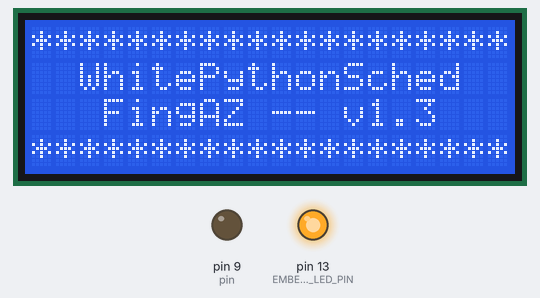
A sketch run on a simulated Arduino Uno, built with avr-gcc and run on an emulated ATmega328P. Parts: 20×4 character LCD, output pins drawn as LEDs (lit = HIGH). The local clock reads 2024-03-15 10:24:30 at power-on unless the sketch sets it; what the sketch prints to the serial monitor is not drawn.

Above: at 0.2 s.
At 3.3 s:
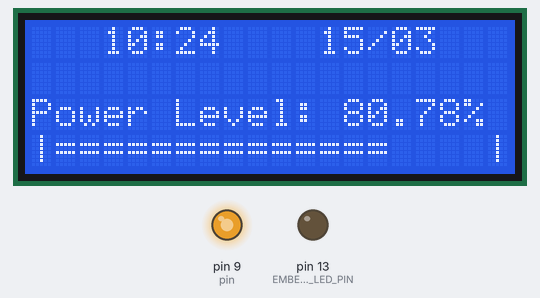
At 58.0 s:
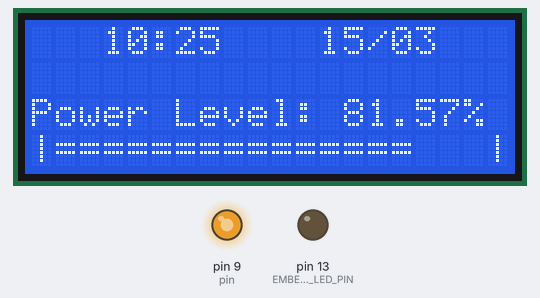
At 101.2 s:
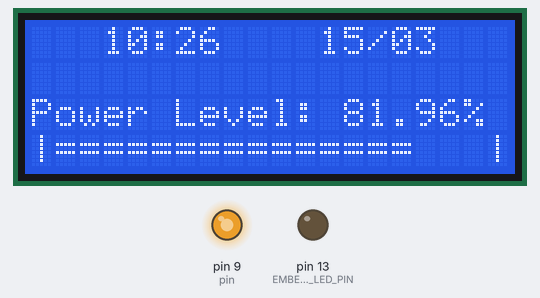
Timing chart, 0 to 102.7 s (numbered marks = the images above):
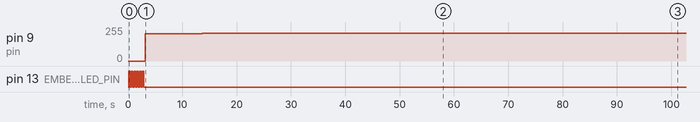

The sketch:

WhitePythonSched.ino
```cpp
// (licence header left out)
/*
 =================
 |  ** DETAIL ** |
 =================
*/
// ----------------------- RTC Library -----------------------
// Use Wire and RTClib (https://github.com/mizraith/RTClib/):
// Please note that there are a significant differences between the original JeeLabs RTCLib and the Adafruit fork!
#include <Wire.h>
#include <SPI.h>
#include <RTClib.h>
#include <RTC_DS3231.h>
#include <LCD.h>
#include <LiquidCrystal_I2C.h>
#include "ChannelManager.h"

// ----------------------- Constants -----------------------

/// *** SCRIPT VERSION *** ///
const char* ver = "v1.3";


const int MaxChannels = 1;   // Max number of channels, change if more or less are required
const int MaxPoints = 20;    // Max number of light intensity points, change if more or less are required

#define EMBEDDED_LED_PIN    13
byte ledState = LOW;
#define I2C_ADDR      0x27 // I2C address of PCF8574A
#define BACKLIGHT_PIN 3
#define En_pin        2
#define Rw_pin        1
#define Rs_pin        0
#define D4_pin        4
#define D5_pin        5
#define D6_pin        6
#define D7_pin        7
LiquidCrystal_I2C twilcd(I2C_ADDR,En_pin,Rw_pin,Rs_pin,D4_pin,D5_pin,D6_pin,D7_pin, BACKLIGHT_PIN, POSITIVE);

// Change the below to "True" if you need to set the RTC time on next upload.
// NOTE: Be sure to Disable again immediately after, and re-Upload, else time will be errornously set on every restart
//       of the Arduino!!
const char* setTime = "False";

// ----------------------- Variables -----------------------
// RTC
RTC_DS3231 RTC;

// Time
DateTime CurrentTime;

// secs for Time Display
int secs = 0;
int intcheck = 0;
int lvl = 0;
float lvlfloat = 0.0;
float percent;
int channel = 0;

// ----------------------- Lights -----------------------

// Schedule Point format: (Hour, Minute, Intensity)
// Difference in intensity between points is faded/increased gradually
// Example:
// 	Channels[0].AddPoint(8, 0, 0);
//	Channels[0].AddPoint(8, 30, 255);
//	Channels[0].AddPoint(11, 0, 255);
//  ...
//
// Explanation:
//  00:00 - 08:00 -> Light OFF
//  08:00 - 08:30 -> Increment light towards Fully ON
//  08:30 - 11:00 -> Light Fully ON
//
// Min intensity value: 0 (OFF)
// Max intensity value: 255 (Fully ON)
//
// If only 1 point is added, channel always maintains value of that point
//
// There is the option of which fade mode to use.
// Basically there are 2 modes: Linear and Exponential
// - Linear is what you would expect - 50% on = 50% duty cycle.
// - Exponential is an estimation of how our eyes react to brightness. The 'real' formula is actually inverse logarithmic,
// 	 but for our use exponential is close enough (feel free to add more fade modes if you disagree) - and much faster to compute!

Channel Channels[MaxChannels];
Point Points[MaxChannels][MaxPoints];

void InitializeChannels(int channels) {

  /* ======================
      *** IMPORTANT NOTE:
     ======================
             * Valid power levels are 0 - 255 in the code below.
            * It is advisable to use the following Number Ideals:
                * OFF  = 0
                * 10%  = 26
                * 25%  = 64
                * 50%  = 128
                * 75%  = 192
                * 100% = 255
  */

	// Channel 0
	int channelNo = 0;	// Currently editing channel 0
	int pin = 9;		// Channel 0 uses pin 9
	Channels[channelNo] = Channel(pin, MaxPoints, fademode_linear, Points[channelNo]);	// Initialize channel and choose FadeMode
	Channels[channelNo].AddPoint(6, 30, 0);
        Channels[channelNo].AddPoint(7, 30, 5);
	Channels[channelNo].AddPoint(8, 30, 51);
	Channels[channelNo].AddPoint(11, 0, 255);
	Channels[channelNo].AddPoint(15, 0, 255);
	Channels[channelNo].AddPoint(18, 30, 51);
        Channels[channelNo].AddPoint(19, 15, 5);
	Channels[channelNo].AddPoint(20, 0, 0);

}

// ----------------------- Functions -----------------------
long lastUpdateTime = 0;

//override printf output
int my_putc(char outtext, FILE *t){
  Serial.print( outtext );
  twilcd.print( outtext );
};

// Update light intensity values
void UpdateLights(DateTime currentTime)
{
	long now = Seconds(currentTime.hour(), currentTime.minute(), currentTime.second());	// Convert current time to seconds since midnight
	if(now != lastUpdateTime)  	// Perform update only if there is a perceivable change in time (no point wasting clock cycles otherwise)
	{
            channel = 0;
            lvl = Channels[channel].GetLightIntensityInt(now);
            // Set the PWM Duty Cycle
            analogWrite(Channels[channel].GetPin(), lvl);	// Get updated light intensity and write value to pin (update is performed when reading value)
            lastUpdateTime = now;
       }
}

void PrintTimeToSerial (DateTime currentTime){
        // Print the Time now:
        if (int(currentTime.second()) != int(secs)){
           if (currentTime.day() < 10){
               Serial.print("0");
           }
           Serial.print(currentTime.day(), DEC);
           Serial.print('/');
           if (currentTime.month() < 10){
               Serial.print("0");
           }
           Serial.print(currentTime.month(), DEC);
           Serial.print('/');
           Serial.print(currentTime.year(), DEC);
           Serial.print(' ');
           if (currentTime.hour() < 10){
               Serial.print("0");
           }
           Serial.print(currentTime.hour(), DEC);
           Serial.print(':');
           if (currentTime.minute() < 10){
               Serial.print("0");
           }
           Serial.print(currentTime.minute(), DEC);
           Serial.print(':');
           if (currentTime.second() < 10){
               Serial.print("0");
           }
           Serial.print(currentTime.second(), DEC);
           Serial.println();
           secs = currentTime.second();
        }
}

// Convert HH:mm:ss -> Seconds since midnight
long Seconds(int hours, int minutes, int seconds) {
	return ((long)hours * 60 * 60) + (minutes * 60) + seconds ;
}

// ----------------------- Setup -----------------------
void setup() {

  fdevopen( &my_putc, 0 ); //override printf output, this allows to print to more than one output device

  // Setup Serial Interface
  Serial.begin(9600);

  // Setup onboard LED
  pinMode(EMBEDDED_LED_PIN, OUTPUT);

  // Setup LCD
  twilcd.begin(20,4);
  twilcd.clear();
  twilcd.home();
  twilcd.setCursor (0,0);
  twilcd.print("********************");
  twilcd.setCursor (0,1);
  twilcd.print("  WhitePythonSched  ");
  twilcd.setCursor (0,2);
  twilcd.print("   FingAZ -- ");
  twilcd.print(ver);
  twilcd.setCursor (0,3);
  twilcd.print("********************");

  // LED TEST + Delay
  digitalWrite(EMBEDDED_LED_PIN, HIGH);
  delay(250);
  digitalWrite(EMBEDDED_LED_PIN, LOW);
  delay(250);
  digitalWrite(EMBEDDED_LED_PIN, HIGH);
  delay(250);
  digitalWrite(EMBEDDED_LED_PIN, LOW);
  delay(250);
  digitalWrite(EMBEDDED_LED_PIN, HIGH);
  delay(250);
  digitalWrite(EMBEDDED_LED_PIN, LOW);
  delay(250);
  digitalWrite(EMBEDDED_LED_PIN, HIGH);
  delay(250);
  digitalWrite(EMBEDDED_LED_PIN, LOW);
  delay(250);
  digitalWrite(EMBEDDED_LED_PIN, HIGH);
  delay(250);
  digitalWrite(EMBEDDED_LED_PIN, LOW);
  delay(250);
  digitalWrite(EMBEDDED_LED_PIN, HIGH);
  delay(250);
  digitalWrite(EMBEDDED_LED_PIN, LOW);
  delay(250);

  twilcd.clear();

  // Initialize channel schedules
  InitializeChannels(MaxChannels);

  // Clock
  Wire.begin();
  RTC.begin();

  // If the user needs to set the RTC Time and has set the Var at the start, do it:
  if( setTime == "True" ){
    RTC.adjust(DateTime(__DATE__, __TIME__));  // Set RTC time to sketch compilation time, only use for 1 (ONE) run.
  }
}

// ----------------------- Loop -----------------------
void loop() {
	// Get current time
	CurrentTime = RTC.now();

        // Update lights (set lvl too for us to use)
	UpdateLights(CurrentTime);

        // For Debugging Time based issues Via Serial
        PrintTimeToSerial(CurrentTime);

        Serial.println(lvl);

        // Map lvl to a float without remapping the original var itself (else it messes up future calcs)
        Serial.print("Light Power: ");
        int newlvl = lvl;
        lvlfloat = lvl;
        percent = (lvlfloat / 255 ) * 100;
        Serial.print(percent);
        Serial.println("%");

        // Set out Time/Date display values.
        int nowHour = CurrentTime.hour();
        int nowMin = CurrentTime.minute();
        int nowDay = CurrentTime.day();
        int nowMonth = CurrentTime.month();

        // LCD Print
        /// Print Code info on Line0
        //twilcd.setCursor (0,0);
        //twilcd.print("Hedwig+Bella's Light");

        /// PRINT THE TIME Line 1 - slightly indented.
        twilcd.setCursor (3,0);
        if(nowHour < 10 ){
          twilcd.print("0");
          twilcd.print(nowHour);
        } else {
          twilcd.print(nowHour);
        }

        // Print Time Seperator
        twilcd.print(":");

        if(nowMin < 10 ){
          twilcd.print("0");
          twilcd.print(nowMin);
        } else {
         twilcd.print(nowMin);
        }

        /// PRINT THE DATE Line 1 - after Time
        twilcd.setCursor (12,0);
        if(nowDay < 10 ){
          twilcd.print("0");
          twilcd.print(nowDay);
        } else {
          twilcd.print(nowDay);
        }

        twilcd.print("/");
        if(nowMonth < 10 ){
          twilcd.print("0");
          twilcd.print(nowMonth);
        } else {
          twilcd.print(nowMonth);
        }

        /// Print Generic level info on line 2:
        twilcd.setCursor (0,2);
        twilcd.print("Power Level: ");
        twilcd.print(percent);
        if ( percent != 100.00 ){
          twilcd.print("% ");
        } else {
          twilcd.print("%");
        }

        /// Print Bar Graph on Line 3:
        // 20 chars,
        twilcd.setCursor (0,3);
        if ( newlvl < 1 ){
          twilcd.print("|                  |");
        } else if ( newlvl <= 15 ) {
          twilcd.print("|=                 |");
        } else if ( newlvl <= 30 ) {
          twilcd.print("|==                |");
        } else if ( newlvl <= 44 ) {
          twilcd.print("|===               |");
        } else if ( newlvl <= 59 ) {
          twilcd.print("|====              |");
        } else if ( newlvl <= 74 ) {
          twilcd.print("|=====             |");
        } else if ( newlvl <= 89 ) {
          twilcd.print("|======            |");
        } else if ( newlvl <= 103 ) {
          twilcd.print("|=======           |");
        } else if ( newlvl <= 118 ) {
          twilcd.print("|========          |");
        } else if ( newlvl <= 123 ) {
          twilcd.print("|=========         |");
        } else if ( newlvl <= 147 ) {
          twilcd.print("|==========        |");
        } else if ( newlvl <= 162 ) {
          twilcd.print("|===========       |");
        } else if ( newlvl <= 177 ) {
          twilcd.print("|============      |");
        } else if ( newlvl <= 191 ) {
          twilcd.print("|=============     |");
        } else if ( newlvl <= 206 ) {
          twilcd.print("|==============    |");
        } else if ( newlvl <= 220 ) {
          twilcd.print("|===============   |");
        } else if ( newlvl <= 235 ) {
          twilcd.print("|================  |");
        } else if ( newlvl < 249 ) {
          twilcd.print("|================= |");
        } else if ( newlvl = 255 ) {
          twilcd.print("|==================|");
        } else {
          twilcd.print("????????????????????");
        }

        delay(1000);

}
```

ChannelManager.cpp
```cpp
#include "Arduino.h"
#include "ChannelManager.h"

// ---------------- Point ------------------------
Point::Point()
{
	_minutes = 0;
	_intensity = 0;
}

// Initialize Point with given values
Point::Point(byte h, byte m, float intensity)
{
	_minutes = (60 * (int)h) + m;
	if(intensity > 0)
	{
		_intensity = intensity / (float)255;
	}
	else
	{
		_intensity = intensity;
	}
}

long Point::GetTimeSeconds()
{
	return _minutes * 60;
}

byte Point::GetHours()
{
	return (byte)(_minutes / 60);
}

byte Point::GetMinutes()
{
	return (byte)(_minutes % 60);
}

float Point::GetIntensity()
{
	return _intensity;
}

byte Point::GetIntensityInt()
{
	return (byte)((float) 255 * _intensity);
}

byte Point::GetIntensityPercent()
{
	return (byte)(100 * _intensity);
}

bool Point::IsValid()
{
	return _minutes >= 0 && _minutes < 60 * 24 && _intensity >= 0 && _intensity <= 1;
}

bool Point::IsZero()
{
	return _minutes == 0 && _intensity == 0;
}

void Point::PrintPoint()
{
	Serial.print("Point: ");
	Serial.print(GetHours());
	Serial.print("-");
	Serial.print(GetMinutes());
	Serial.print("-");
	Serial.print(GetIntensityPercent());
	if(IsValid())
	{
		Serial.println(" VALID");
	}
	else
	{
		Serial.println(" NOT VALID");
	}
}

// ------------------- Channel ---------------------------

Channel::Channel() {}

// Initialize channel w. no points
Channel::Channel(int pin, int maxLength, FadeMode fadeMode, Point* m)
{
	_pin = pin;
	_lightValue = 0;
	_fadeMode = fadeMode;
	_maxLength = maxLength;
	_length = 0;
	_currentPosition = 1;
	_storage = m;
}

int Channel::GetPin()
{
	return _pin;
}

// Add Point to first available position (wrapper function)
void Channel::AddPoint(int h, int m, float intensity)
{
	Point p = Point(h, m, intensity);
	if(_length == 0)
	{
		_previous = p;
		_next = p;
		_currentPosition = 1;
		_length = 1;
	}
	else
	{
		_previous = p;
		_currentPosition++;
		_length++;
	}
	SetPoint(_currentPosition, p);
}

void Channel::SetPoint(int index, int h, int m, float intensity)
{
	SetPoint(index, Point(h, m, intensity));
}

void Channel::SetPoint(int index, Point p)
{
	_storage[index] = p;
}

void Channel::ClearPoint(int index)
{
	SetPoint(index, Point());
}

Point Channel::GetPoint(int index)
{
	return _storage[index];
}

void Channel::GoToCurrentPosition(long time)
{
	if(_length <= 1) return;
	while(true)
	{
		if (_previous.GetTimeSeconds() <= time && _next.GetTimeSeconds() > time)
		{
			// Between 'previous' point and 'next'
			break;
		}
		else if (_previous.GetTimeSeconds() <= time && _next.GetTimeSeconds() < _previous.GetTimeSeconds())
		{
			// Between 'previous' point and 'next', currently before midnight and 'next' beeing after midnight
			break;
		}
		else if (_previous.GetTimeSeconds() > time && _next.GetTimeSeconds() > time && _previous.GetTimeSeconds() > _next.GetTimeSeconds())
		{
			// Between 'previous' point and 'next', currently after midnight and 'previous' point being before midnight
			break;
		}
		else
		{
			// Better luck next time
			MoveForward();
		}
	}
}

void Channel::MoveForward()
{
	int nextPosition = 1;
	if(_currentPosition < _length - 1)
	{
		_currentPosition++;
		nextPosition = _currentPosition + 1;
	}
	else if(_currentPosition == _length - 1)
	{
		_currentPosition++;
		nextPosition = 1;
	}
	else if(_currentPosition == _length)
	{
		_currentPosition = 1;
		nextPosition = _currentPosition + 1;
	}
	_previous = _storage[_currentPosition];
	_next =  _storage[nextPosition];
}

int Channel::GetLightIntensityInt(long time)
{
	UpdateCurrentLightValue(time);
	return _lightValue;
}

float Channel::CorrectForFadeMode(float intensity)
{
	switch(_fadeMode)
	{
		case fademode_exponential:
			return intensity * intensity;
		default:
			return intensity;
	}
}

void Channel::UpdateData()
{
	_length = 1;
	Point _c;
	Point _n;
	for(_length; _length < _maxLength; _length++)
	{
		// End of channel has been reached if:
		_c = _storage[_length];
		//_c.PrintPoint();
		if(!_c.IsValid() || _length == _maxLength)
		{
			// Current point is invalid (can only happen at the first one) or Max length of channel has been reached
			return;
		}
		_n = _storage[_length + 1];
		if(!_n.IsValid() || _n.GetTimeSeconds() < _c.GetTimeSeconds() || (_c.IsZero() && _n.IsZero()))
		{
			// Next point is invalid or earlier than current point (different kind of invalid)
			return;
		}
	}
}

int Channel::GetLength()
{
	return _length;
}

void Channel::UpdateCurrentLightValue(long time)
{
	GoToCurrentPosition(time);
	long timeDiff = 0;
	long prevPointTime = _previous.GetTimeSeconds();
	float prevPointIntensity = _previous.GetIntensity();
	long nextPointTime = _next.GetTimeSeconds();
	float nextPointIntensity = _next.GetIntensity();

	if(prevPointTime > nextPointTime)   // Midnight rollover
	{
		timeDiff = (nextPointTime + 24 * 60 * 60) - prevPointTime;
	}
	else
	{
		timeDiff = nextPointTime - prevPointTime;
	}

	long progress = 0;
	if(time >= prevPointTime)   // Currently before midnight
	{
		progress = time - prevPointTime;
	}
	else     // Currently after midnight
	{
		progress = (time + 24 * 60 * 60) - prevPointTime;
	}
	float intensityDiff = nextPointIntensity - prevPointIntensity;	// Difference in light intesity between points
	float intensity = prevPointIntensity + (progress * (intensityDiff / timeDiff)); // Current intensity
	_lightValue = 255 * CorrectForFadeMode(intensity);		// Light value
}

void Channel::Reset()
{
	_currentPosition = 1;
	_previous = GetPoint(1);
	_next = GetPoint(1);
}
```

ChannelManager.h
```cpp
#include "Arduino.h"

// ----------------------- Fade Mode -----------------------
enum FadeMode
{
    fademode_linear,
    fademode_exponential
};

// ----------------------- Point -----------------------
class Point
{
public:
	Point();
	Point(byte h, byte m, float intensity);
	long GetTimeSeconds();
	byte GetHours();
	byte GetMinutes();
	float GetIntensity();
	byte GetIntensityPercent();
	byte GetIntensityInt();
	bool IsValid();
	bool IsZero();
	void PrintPoint();

private:
	long _minutes;
	float _intensity;
};

// Channel data type
class Channel
{
public:
	Channel();
	Channel(int pin, int maxLength, FadeMode fadeMode, Point* m);
	int GetPin();
	void AddPoint(int h, int m, float intensity);
	void SetPoint(int index, int h, int m, float intensity);
	void SetPoint(int index, Point p);
	void ClearPoint(int index);
	Point GetPoint(int index);
	void GoToCurrentPosition(long time);
	void MoveForward();
	int GetLightIntensityInt(long time);
	float CorrectForFadeMode(float intensity);
	void UpdateCurrentLightValue(long time);
	void UpdateData();
	int GetLength();
	void Reset();

private:
	int _pin;
	int _lightValue;
	FadeMode _fadeMode;
	int _currentPosition;
	int _length;
	int _maxLength;
	Point _previous;
	Point _next;
	Point* _storage;
};
```

Measured:
- by itself, pin 9 (pin): 0/255 → 206/255 at 3.1 s, → 207/255 10.5 s later, → 208/255 44.2 s later, → 209/255 43.2 s later
- what the display in image 1 shows lasts 10.5 s, from 3.2 s to 13.7 s
